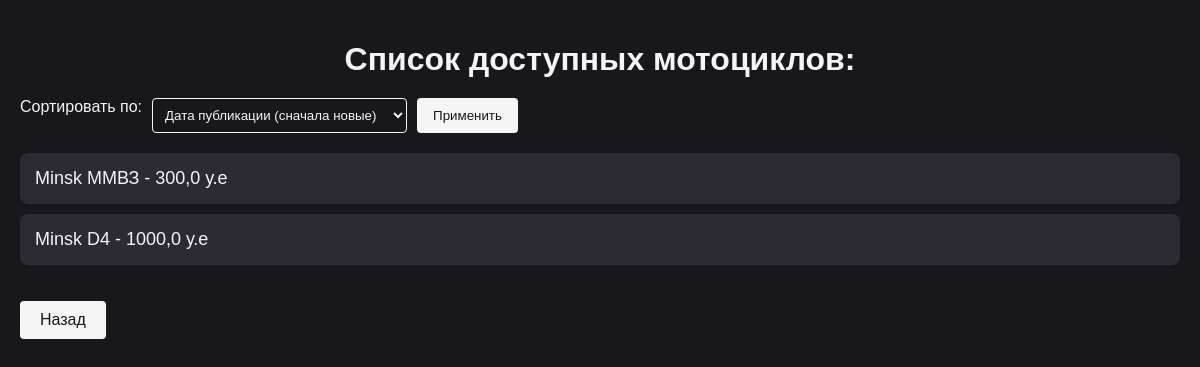
/moto/, run on an earlier commit of the app's database.
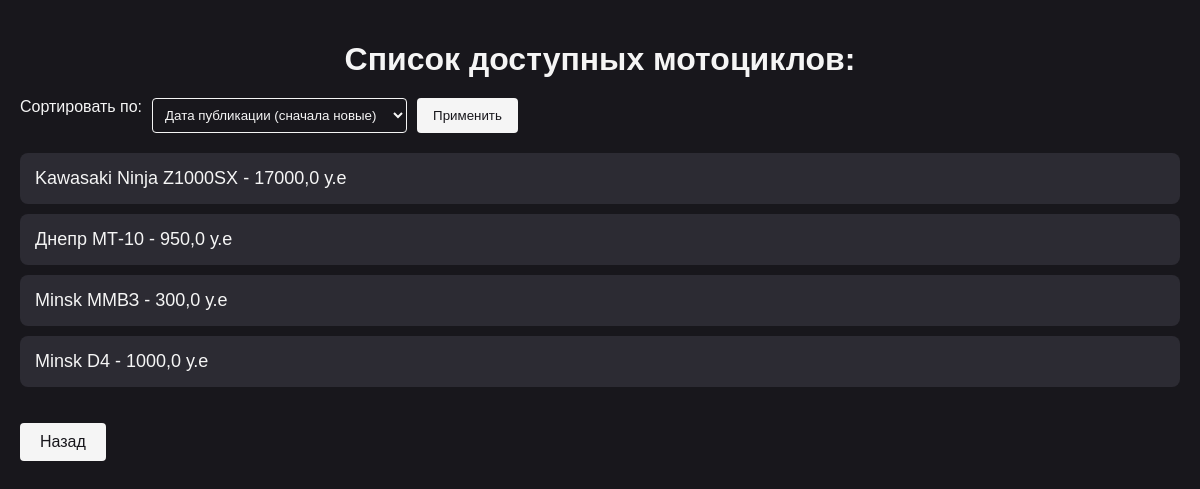
And on a later commit of the database.
### buycars/models.py (models this page shows, shortened)
class Moto(models.Model):
    conditions = (
      ('n', 'Новый'),
      ('s', 'Б/У'),
      ('p', 'На запчасти'),
    )
    gear = (
        ('c', 'Цепь'),
        ('k', 'Кардан'),
        ('r', 'Ремень'),
    )
    make = models.ForeignKey(
        Make,
        on_delete=models.CASCADE,
        max_length=30,
        null = False,
        blank = True,
        verbose_name="Марка автомобиля")
    model = models.ForeignKey(
        Model,
        on_delete=models.CASCADE,
        max_length=30,
        null = False,
        blank = True,
        verbose_name="Модель авто")
    engine_volume = models.FloatField(
        null=False,
        blank = True,
        verbose_name="Объем двигателя в см^3")
    description = models.TextField(
        null = True,
        blank = True,
        verbose_name="Описание транспорта",
        default="Напишите продавцу и узнайте подробности!")
    year_of_release = models.IntegerField(
        null = False,
        blank = True,
        verbose_name="Год выпуска")
    published = models.DateTimeField(
        auto_now_add=True,
        verbose_name="Дата опубликования объявления")
    price = models.FloatField(
        null = False,
        blank = True,
        verbose_name="Цена")
    condition = models.CharField(
        max_length=1,
        choices=conditions,
        default='s',
        verbose_name="Состояние")
    main_gear = models.CharField(
        max_length=1,
        choices=gear,
        null=False,
        blank=True,
        verbose_name='Главная передача')
    color = models.CharField(
        max_length=20,
        null=False,
        blank=True,
        verbose_name="Цвет транспорта")
    Mileage = models.IntegerField(
        null=False,
        blank=True,
        verbose_name='Пробег', default=0)
    class Meta:
        verbose_name_plural = 'Мотоциклы'
        verbose_name = 'Мотоцикл'
        ordering = ['-published']

class Make(models.Model):
    name = models.CharField(
    max_length=100,
    verbose_name='Марка',
    unique=True)
    def __str__(self):
        return self.name
    class Meta:
        verbose_name = 'Марка транспорта'
        verbose_name_plural = 'Марки автомобилей'
        ordering = ['name']

class Model(models.Model):
    name = models.CharField(max_length=100, verbose_name='Модель')
    make = models.ForeignKey(
        Make,
        on_delete=models.CASCADE,
        related_name='models',
        verbose_name='Марка')
    def __str__(self):
        return f"{self.name}"
    class Meta:
        unique_together = ('name', 'make')
        verbose_name = 'Модель транспорта'
        verbose_name_plural = 'Модели транспорта'
        ordering = ['name']

### buycars/views.py (the view)
# urls.py: path('moto/', two_wheels, name = 'two_wheels'),
def two_wheels(request):
    queryset = Moto.objects.all()
    sort_by = request.GET.get('sort', '')
    if sort_by == 'date_asc':
        queryset = queryset.order_by('published')
    elif sort_by == 'date_desc':
        queryset = queryset.order_by('-published')
    elif sort_by == 'price_asc':
        queryset = queryset.order_by('price')
    elif sort_by == 'price_desc':
        queryset = queryset.order_by('-price')
    elif sort_by == 'name_asc':
        queryset = queryset.order_by('make', 'model')
    elif sort_by == 'name_desc':
        queryset = queryset.order_by('-make', '-model')
    context = {
        'half_car': queryset
    }
    return render(request, 'buycars/moto.html', context)

### buycars/templates/buycars/moto.html (shortened to what this page needs)
{% load static %}
<!DOCTYPE html>
<html lang="ru">
<head>
    <link rel="stylesheet" href="{% static 'buycars/css/stylemoto.css' %}">
</head>
<body>
    <h1>Список доступных мотоциклов:</h1>
    <form method="get" action="{% url 'buycars:two_wheels' %}">
        <label for="sort">Сортировать по:</label>
        <select name="sort" id="sort">
          <option value="date_desc">Дата публикации (сначала новые)</option>
        </select>
        <button type="submit">Применить</button>
    </form>
    <ul>
        {% for moto in half_car %}
            <li>
                <a href="{% url 'buycars:moto_detail' id=moto.id %}" class="btn"> {{ moto.make }} {{ moto.model }} - {{ moto.price }} у.е </a>
            </li>
        {% endfor %}
    </ul>
    <a href="{% url 'buycars:index_page' %}" class="btn-back">Назад</a>
</body>
</html>

### buycars/static/buycars/css/stylemoto.css (style rules this page uses)
body { background-color: #18171C; color: #F5F5F5; font-family: Arial, sans-serif; margin: 0; padding: 20px; }
h1 { color: #F5F5F5; text-align: center; margin-bottom: 20px; }
form { margin-bottom: 20px; display: flex; align-items: left; justify-content: left; }
label { margin-right: 10px; color: #F5F5F5; }
select { padding: 8px; border: 1px solid #F5F5F5; border-radius: 4px; background-color: #18171C; color: #F5F5F5; margin-right: 10px; }
button { padding: 8px 16px; background-color: #F5F5F5; color: #18171C; border: none; border-radius: 4px; cursor: pointer; }
ul { list-style-type: none; padding: 0; }
li { margin-bottom: 10px; border-radius: 8px; transition: background-color 0.3s ease; }
li a { display: block; padding: 15px; background-color: #2C2B33; color: #F5F5F5; text-decoration: none; font-size: 18px; border-radius: 8px; transition: background-color 0.3s ease; }
.btn-back { display: inline-block; margin-top: 20px; padding: 10px 20px; background-color: #F5F5F5; color: #18171C; text-decoration: none; border-radius: 4px; transition: background-color 0.3s ease; }

What changed in the data, as far as the page shows it:
added Moto: make "Kawasaki", model "Ninja Z1000SX", price "17000,0"
added Moto: make "Днепр", model "МТ-10", price "950,0"
